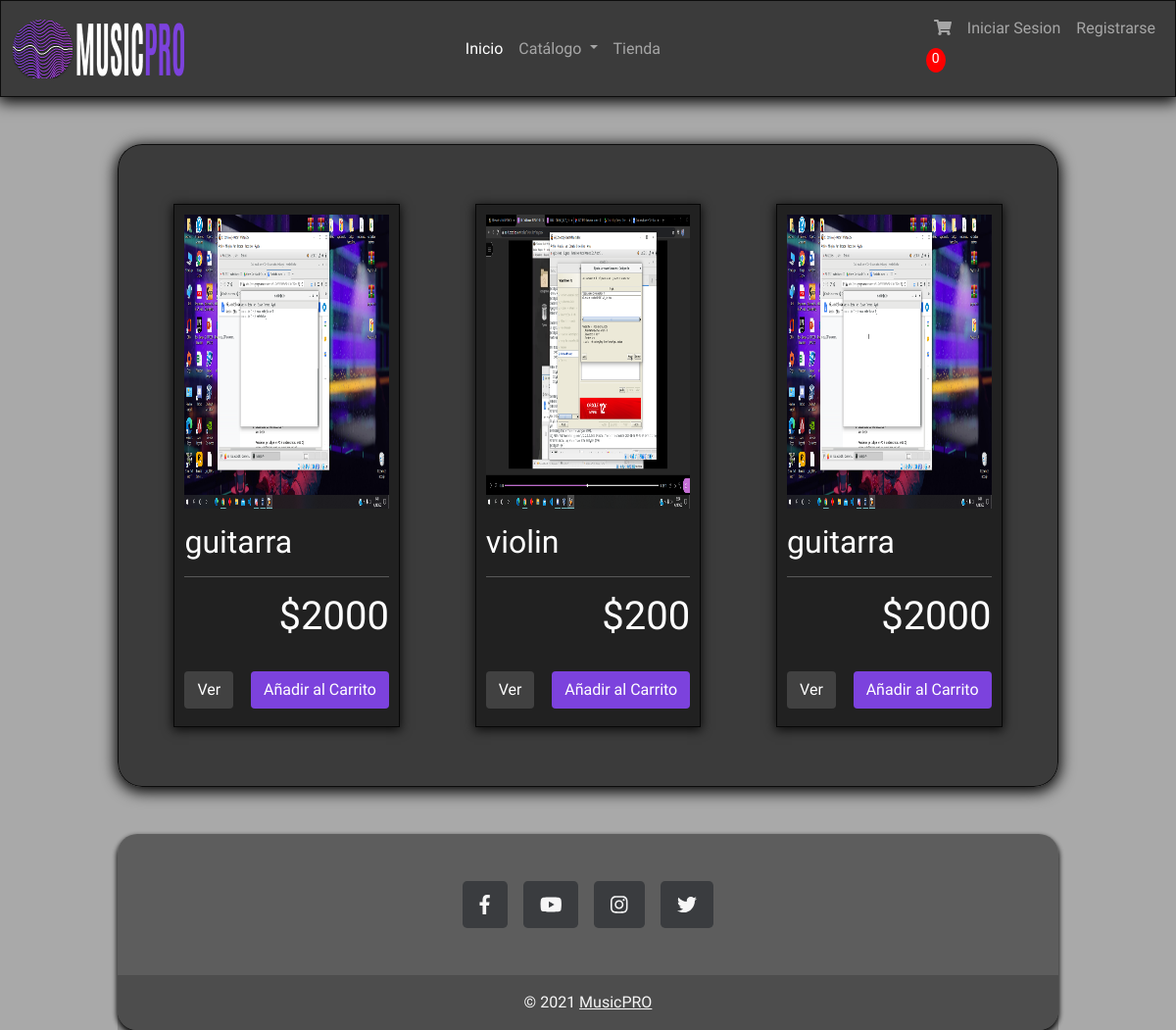
/store/, run on the app's committed database.
### app/models.py (models this page shows, shortened)
class Product(models.Model):
	name = models.CharField(max_length=200)
	marca = models.CharField(max_length=50,blank=True)
	price = models.FloatField()
	image = models.ImageField(null=True, blank=True)
	@property
	def imageURL(self):
		try:
			url = self.image.url
		except:
			url = ''
		return url

### app/views.py (the view)
# urls.py: path('store/', store, name="store"),
def store(request):
	if request.user.is_authenticated:
		customer = request.user.customer
		order, created = Order.objects.get_or_create(customer=customer, complete=False)
		items = order.orderitem_set.all()
		cartItems = order.get_cart_items
	else:
		items = []
		order = {'get_cart_total':0, 'get_cart_items':0}
		cartItems = order['get_cart_items']
	products = Product.objects.all()
	context = {'products':products, 'cartItems':cartItems}
	return render(request, 'app/store.html', context)

### app/templates/app/store.html (shortened to what this page needs)
{% extends 'app/base.html' %}
{% load static %}
{% load humanize %}
{% block contenido %}
<div class="row row-cols-4 justify-content-around align-items-center">
	{% for product in products %}
	<div id="productitoseparado" class="col">
		<img class="thumbnail" src="{{product.imageURL}}">
		<div class="box-element product">
			<h2 id="nombreproducto" class=""><strong>{{product.name}}</strong></h2>
			<hr>
			<h1 id="precioproducto" class="d-flex justify-content-end align-items-center">${{product.price|floatformat:0}}</h1>
			<br>
			<div class="d-flex justify-content-between ">
				<a class="btn btn-outline-secondary " style="margin-bottom: 8px;" href="#">Ver</a>
				<button data-product="{{product.id}}" style="margin-bottom: 8px;" data-action="add" class="btn btn-outline-primary add-btn update-cart">Añadir al Carrito</button>
			</div>
		</div>
	</div>
	{% endfor %}
</div>
{% endblock %}

### app/static/css/home.css (style rules this page uses)
* { font-family: 'Comfortaa', cursive; margin:0; padding:0; }
#intro { background-image: url('../img/fondo.png'); background-size: cover; background-color: darkgray; }
#productitoseparado { background-color: rgb(33, 33, 33); border-style: solid; border-width: 1px; border-color: rgba(0,0,0,0.8); box-shadow: 0px 2px 10px 1px rgba(0,0,0,0.8); color: white; padding: 10px; margin-top:30px; margin-bottom:30px; margin-left:1px; margin-right:1px; }
.thumbnail { width: 100%; height: 300px; }
.product { border-radius: 0 0 4px 4px; }
.btn { border-radius: 0; }
button.btn.btn-outline-primary { border-color: transparent; background-color: #7c42dd; color: white; }
#nombreproducto { margin-top:15px; font-weight: lighter; }
a.btn.btn-outline-secondary { border-color: transparent; background-color: rgb(65, 65, 65); color: white; }

### data on the page
Product: imageURL (picture), name "guitarra", price "2000"
Product: imageURL (picture), name "violin", price "200"
Product: imageURL (picture), name "guitarra", price "2000"

### other printed values
{{ cartItems }} "0"
